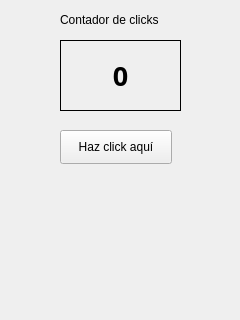
<?xml version="1.0" encoding="UTF-8"?>
<ui version="4.0">
 <class>Form</class>
 <widget class="QWidget" name="Form">
  <property name="geometry">
   <rect>
    <x>0</x>
    <y>0</y>
    <width>240</width>
    <height>320</height>
   </rect>
  </property>
  <property name="windowTitle">
   <string>Contador de clicks</string>
  </property>
  <widget class="QLabel" name="titulo">
   <property name="geometry">
    <rect>
     <x>60</x>
     <y>10</y>
     <width>131</width>
     <height>19</height>
    </rect>
   </property>
   <property name="text">
    <string>Contador de clicks</string>
   </property>
  </widget>
  <widget class="QLabel" name="contador">
   <property name="geometry">
    <rect>
     <x>60</x>
     <y>40</y>
     <width>121</width>
     <height>71</height>
    </rect>
   </property>
   <property name="font">
    <font>
     <family>MS PGothic</family>
     <pointsize>20</pointsize>
     <weight>75</weight>
     <bold>true</bold>
    </font>
   </property>
   <property name="frameShape">
    <enum>QFrame::Box</enum>
   </property>
   <property name="text">
    <string>0</string>
   </property>
   <property name="alignment">
    <set>Qt::AlignCenter</set>
   </property>
  </widget>
  <widget class="QPushButton" name="btnClick">
   <property name="geometry">
    <rect>
     <x>60</x>
     <y>130</y>
     <width>112</width>
     <height>34</height>
    </rect>
   </property>
   <property name="text">
    <string>Haz click aquí</string>
   </property>
  </widget>
  <widget class="QLabel" name="label_3">
   <property name="geometry">
    <rect>
     <x>70</x>
     <y>180</y>
     <width>91</width>
     <height>81</height>
    </rect>
   </property>
   <property name="text">
    <string/>
   </property>
   <property name="pixmap">
    <pixmap resource="images/source.qrc">:/images/cocacola.jpg</pixmap>
   </property>
   <property name="scaledContents">
    <bool>true</bool>
   </property>
  </widget>
 </widget>
 <resources>
  <include location="images/source.qrc"/>
 </resources>
 <connections/>
</ui>
